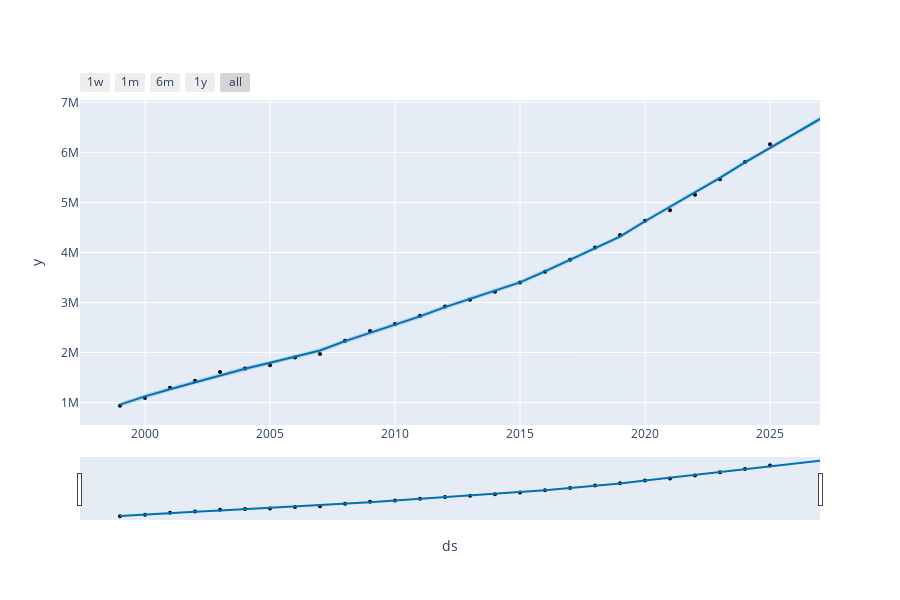

Notebook code cell kept with this figure:
### Markdown cell above
- Se puede evidenciar un modelo mucho más ajustado, con resultados más reducidos y que de igual forma siguen el patrón de la serie de datos.

### Code cell
from prophet.plot import plot_plotly, plot_components_plotly

plot_plotly(m, forecast)
